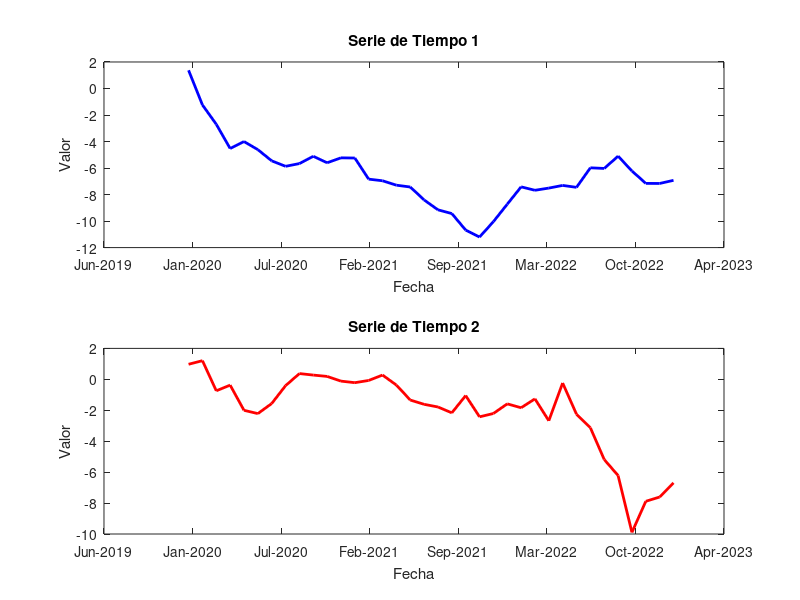

Recreate this plot in MATLAB.
% Crear datos de ejemplo para las series de tiempo
    tiempo = linspace(datenum('2020-01-01'), datenum('2022-12-31'), 36);
    serie1 = cumsum(randn(1, 36));
    serie2 = cumsum(randn(1, 36));

% Crear la figura
figure;

% Graficar la primera serie de tiempo
    subplot(2, 1, 1);
    plot(tiempo, serie1, 'b', 'LineWidth', 2);
    title('Serie de Tiempo 1');
    xlabel('Fecha');
    ylabel('Valor');

% Graficar la segunda serie de tiempo
    subplot(2, 1, 2);
    plot(tiempo, serie2, 'r', 'LineWidth', 2);
    title('Serie de Tiempo 2');
    xlabel('Fecha');
    ylabel('Valor');

% Ajustar el espaciado entre subtramas
    subplot(2, 1, 1);
    datetick('x', 'mmm-yyyy', 'keepticks');
    subplot(2, 1, 2);
    datetick('x', 'mmm-yyyy', 'keepticks');
% Guardar la figura
        print(gcf, 'figures/time_series', '-dpng')
        
        